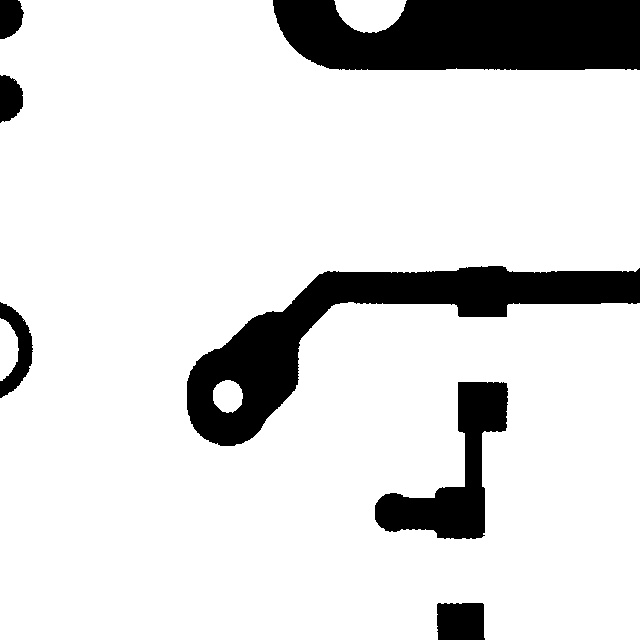
#> input picture datasets/reference/golden.png, 640 x 640 px, found by its file name
$ python analyzer.py
#> lines starting #> are read from the running program, lines starting #| are printed output that depends on the picture; after the words box and inside, x2 and y2 are one past the last pixel; in counts of white or black regions, pixels touching at a corner belong together

import cv2
import json
import csv
import os
import math
import argparse

# ============================================================
# CEIA - Counterfactual Electrical Impact Analysis
# Version 0.2
#
# Reference-guided regional copper discrepancy analysis and
# simplified electrical impact estimation.
#
# IMPORTANT:
# This is a software prototype, not a PCB field solver.
# Regional copper ratio is NOT actual trace cross-section.
# Electrical estimates are NOT experimentally validated.
# ============================================================


# ------------------------- CONFIGURATION -------------------------

COPPER_RESISTIVITY = 1.68e-8  # Ohm-meter, approximate at 20 C

DEFAULT_CURRENT = 1.0
DEFAULT_TRACE_WIDTH_MM = 0.50
DEFAULT_COPPER_THICKNESS_UM = 35.0
DEFAULT_TRACE_LENGTH_MM = 50.0

ROI_PADDING = 8
MIN_AREA_RATIO = 0.01
SEGMENTATION_THRESHOLD = 127

SUPPORTED_DEFECT_CLASSES = {
    "open",
    "short",
    "mousebite",
    "spur",
    "pin-hole",
    "copper"
}


# ------------------------- UTILITIES ---------------------------

def load_image(path):
    image = cv2.imread(path, cv2.IMREAD_GRAYSCALE)

    if image is None:
        raise FileNotFoundError(
            f"Could not load image: {path}"
        )

    return image


def load_json(path):
    with open(path, "r") as file:
        return json.load(file)


# [93 lines left out: functions extract_detections, extract_bbox, get_class_name, get_confidence, not called in this run]


def copper_mask(image):
    """
    Assumption:
    Copper is darker than the background.

    Dark pixels become white foreground pixels.
    """

    _, mask = cv2.threshold(
        image,
        SEGMENTATION_THRESHOLD,
        255,
        cv2.THRESH_BINARY_INV
    )

    return mask


# [59 lines left out: functions clamp_bbox, safe_percentage_change, not called in this run]


def validate_parameters(
    current,
    trace_width_mm,
    trace_length_mm,
    copper_thickness_um
):

    values = {
        "current": current,
        "trace_width_mm": trace_width_mm,
        "trace_length_mm": trace_length_mm,
        "copper_thickness_um": copper_thickness_um
    }

    for name, value in values.items():

        if not math.isfinite(value):
            raise ValueError(
                f"{name} must be finite."
            )

    if current <= 0:
        raise ValueError(
            "Current must be greater than zero."
        )

    if trace_width_mm <= 0:
        raise ValueError(
            "Trace width must be greater than zero."
        )

    if trace_length_mm <= 0:
        raise ValueError(
            "Trace length must be greater than zero."
        )

    if copper_thickness_um <= 0:
        raise ValueError(
            "Copper thickness must be greater than zero."
        )


# ------------------------- ELECTRICAL MODEL ---------------------

# [361 lines left out: functions calculate_electrical_parameters, create_unquantified_electrical_result, classify_electrical_impact, generate_recommendation, not called in this run]


# ------------------------- MAIN CEIA ---------------------------

def run_ceia(
    reference_path,
    test_path,
    detections_path,
    output_dir,
    current,
    trace_width_mm,
    trace_length_mm,
    copper_thickness_um
):

    # --------------------------------------------------------
    # VALIDATION
    # --------------------------------------------------------

    validate_parameters(
        current,
        trace_width_mm,
        trace_length_mm,
        copper_thickness_um
    )

    os.makedirs(
        output_dir,
        exist_ok=True
    )

    reference = load_image(reference_path)
    test = load_image(test_path)

    if reference.shape != test.shape:

        raise ValueError(
            "Reference and test images must have matching "
            "dimensions. Align them before CEIA."
        )

    reference_mask = copper_mask(reference)
    test_mask = copper_mask(test)

    yolo_data = load_json(detections_path)
    detections = extract_detections(yolo_data)

    results = []

    visual = cv2.cvtColor(
        test,
        cv2.COLOR_GRAY2BGR
    )

    print("\n" + "=" * 65)
    print("CEIA - COUNTERFACTUAL ELECTRICAL IMPACT ANALYSIS")
    print("=" * 65)

    print(f"Detections: {len(detections)}")
    print(f"Current: {current} A")
    print(f"Nominal trace width: {trace_width_mm} mm")
    print(f"Trace length: {trace_length_mm} mm")
    print(f"Copper thickness: {copper_thickness_um} um")

    # --------------------------------------------------------
    # DETECTION PROCESSING
    # --------------------------------------------------------

    for index, detection in enumerate(
        detections,
        start=1
    ):

        defect_class = get_class_name(detection)
        confidence = get_confidence(detection)
        bbox = extract_bbox(detection)

        x1, y1, x2, y2 = clamp_bbox(
            bbox,
            reference.shape
        )

        reference_roi = reference_mask[y1:y2, x1:x2]
        test_roi = test_mask[y1:y2, x1:x2]

        reference_copper_pixels = int(
            cv2.countNonZero(reference_roi)
        )

        test_copper_pixels = int(
            cv2.countNonZero(test_roi)
        )

        roi_pixels = int(
            reference_roi.size
        )

        # ----------------------------------------------------
        # REGIONAL COPPER CHANGE PROXY
        # ----------------------------------------------------

        if reference_copper_pixels > 0:

            copper_ratio = (
                test_copper_pixels
                / reference_copper_pixels
            )

            copper_loss_percent = max(
                0.0,
                (1.0 - copper_ratio) * 100.0
            )

            copper_gain_percent = max(
                0.0,
                (copper_ratio - 1.0) * 100.0
            )

        else:

            copper_ratio = None
            copper_loss_percent = None
            copper_gain_percent = None

        # ----------------------------------------------------
        # ELECTRICAL ANALYSIS
        # ----------------------------------------------------

        resistance_change = None

        if defect_class == "open":

            electrical = create_unquantified_electrical_result(
                "Possible conductive path interruption. "
                "Continuity and actual resistance cannot be "
                "determined from the image ROI."
            )

        elif defect_class == "short":

            electrical = create_unquantified_electrical_result(
                "Possible unintended conductive bridge. "
                "Bridge resistance and actual circuit topology "
                "cannot be determined from the image ROI."
            )

        elif copper_ratio is None:

            electrical = create_unquantified_electrical_result(
                "Reference copper was not detected in this ROI. "
                "Regional copper ratio cannot be calculated."
            )

        else:

            electrical = calculate_electrical_parameters(
                current=current,
                trace_length_mm=trace_length_mm,
                trace_width_mm=trace_width_mm,
                copper_thickness_um=copper_thickness_um,
                copper_ratio=copper_ratio
            )

            resistance_change = (
                electrical["change"]["resistance_percent"]
            )

        # ----------------------------------------------------
        # IMPACT
        # ----------------------------------------------------

        impact = classify_electrical_impact(
            defect_class=defect_class,
            copper_loss_percent=copper_loss_percent,
            copper_gain_percent=copper_gain_percent,
            resistance_change_percent=resistance_change
        )

        recommendation = generate_recommendation(
            defect_class=defect_class,
            copper_loss_percent=copper_loss_percent,
            copper_gain_percent=copper_gain_percent,
            impact=impact
        )

        # ----------------------------------------------------
        # RESULT OBJECT
        # ----------------------------------------------------

        result = {

            "defect_id": index,

            "class": defect_class,

            "confidence": confidence,

            "bbox": [x1, y1, x2, y2],

            "geometry": {

                "roi_pixels": roi_pixels,

                "reference_copper_pixels":
                    reference_copper_pixels,

                "test_copper_pixels":
                    test_copper_pixels,

                "copper_ratio":
                    copper_ratio,

                "copper_loss_percent":
                    copper_loss_percent,

                "copper_gain_percent":
                    copper_gain_percent
            },

            "electrical": electrical,

            "impact": impact,

            "recommendation": recommendation,

            "model_note": (
                "Regional copper ratio is an image-derived "
                "geometry proxy, not an actual trace cross-section. "
                "Electrical estimates use a simplified uniform-trace "
                "model and are not experimentally validated."
            )
        }

        results.append(result)

        # ----------------------------------------------------
        # VISUALIZATION
        # ----------------------------------------------------

        if defect_class in ("open", "short"):
            color = (0, 0, 255)       # Red

        elif impact.startswith("HIGH"):
            color = (0, 0, 255)

        elif impact.startswith("MODERATE"):
            color = (0, 165, 255)      # Orange

        elif impact.startswith("LOW"):
            color = (0, 255, 0)        # Green

        else:
            color = (255, 0, 255)       # Magenta

        cv2.rectangle(
            visual,
            (x1, y1),
            (x2, y2),
            color,
            2
        )

        label = f"{index}:{defect_class}"

        cv2.putText(
            visual,
            label,
            (x1, max(15, y1 - 5)),
            cv2.FONT_HERSHEY_SIMPLEX,
            0.45,
            color,
            1,
            cv2.LINE_AA
        )

        # ----------------------------------------------------
        # TERMINAL OUTPUT
        # ----------------------------------------------------

        print(
            f"\nDefect #{index}: {defect_class.upper()}"
        )

        print(
            f"YOLO confidence: {confidence:.4f}"
        )

        if copper_loss_percent is not None:

            print(
                f"Regional copper loss proxy: "
                f"{copper_loss_percent:.2f}%"
            )

        else:

            print(
                "Regional copper loss proxy: UNQUANTIFIED"
            )

        if copper_gain_percent is not None:

            print(
                f"Regional copper gain proxy: "
                f"{copper_gain_percent:.2f}%"
            )

        if electrical["analysis_status"] == "ESTIMATED":

            print(
                "Healthy resistance:",
                f"{electrical['healthy']['resistance_ohm']:.8f} Ohm"
            )

            print(
                "Estimated defective resistance:",
                f"{electrical['defective']['resistance_ohm']:.8f} Ohm"
            )

            print(
                "Resistance change:",
                f"{resistance_change:.2f}%"
                if resistance_change is not None
                else "UNQUANTIFIED"
            )

            print(
                "Healthy current density:",
                f"{electrical['healthy']['current_density_A_per_m2']:.4f} A/m2"
            )

            print(
                "Estimated defective current density:",
                f"{electrical['defective']['current_density_A_per_m2']:.4f} A/m2"
            )

            print(
                "Healthy power loss:",
                f"{electrical['healthy']['power_loss_W']:.8f} W"
            )

            print(
                "Estimated defective power loss:",
                f"{electrical['defective']['power_loss_W']:.8f} W"
            )

        else:

            print(
                "Electrical analysis:",
                electrical["analysis_status"]
            )

            print(
                "Reason:",
                electrical["analysis_reason"]
            )

        print("Impact:", impact)

        print("Recommendation:", recommendation)

    # --------------------------------------------------------
    # SUMMARY
    # --------------------------------------------------------

    impact_counts = {}

    for result in results:

        category = result["impact"]

        impact_counts[category] = (
            impact_counts.get(category, 0) + 1
        )

    summary = {

        "module": "CEIA",

        "version": "0.2",

        "description": (
            "Counterfactual Electrical Impact Analysis"
        ),

        "total_defects": len(results),

        "impact_distribution": impact_counts,

        "parameters": {

            "current_A": current,

            "nominal_trace_width_mm":
                trace_width_mm,

            "trace_length_mm":
                trace_length_mm,

            "copper_thickness_um":
                copper_thickness_um,

            "copper_resistivity_ohm_m":
                COPPER_RESISTIVITY,

            "roi_padding_pixels":
                ROI_PADDING,

            "segmentation_threshold":
                SEGMENTATION_THRESHOLD
        },

        "assumptions": [

            "Reference and test PCB images are aligned.",

            "Dark pixels are treated as copper.",

            "The segmentation threshold is fixed at 127.",

            "Regional copper ratio is a geometry proxy.",

            "Regional copper ratio is not actual trace cross-sectional area.",

            "Nominal trace width and copper thickness are assumed.",

            "Electrical estimation uses a uniform equivalent trace.",

            "Current is assumed constant for the simplified model.",

            "Open and short defects are not assigned fabricated resistance values.",

            "Copper gain is not assumed to increase intended trace cross-section.",

            "The model does not solve actual 2D current distribution.",

            "The model does not calculate actual temperature rise.",

            "The model does not establish circuit connectivity.",

            "Electrical estimates are not experimentally validated.",

            "Impact categories are prototype heuristics, not IPC standards."
        ],

        "results": results
    }

    # --------------------------------------------------------
    # JSON REPORT
    # --------------------------------------------------------

    report_path = os.path.join(
        output_dir,
        "ceia_report.json"
    )

    with open(report_path, "w") as file:

        json.dump(
            summary,
            file,
            indent=4,
            allow_nan=False
        )

    # --------------------------------------------------------
    # CSV REPORT
    # --------------------------------------------------------

    csv_path = os.path.join(
        output_dir,
        "ceia_report.csv"
    )

    with open(
        csv_path,
        "w",
        newline=""
    ) as file:

        writer = csv.writer(file)

        writer.writerow([

            "Defect ID",

            "Class",

            "Confidence",

            "Copper Loss Proxy %",

            "Copper Gain Proxy %",

            "Electrical Status",

            "Healthy Resistance Ohm",

            "Defective Resistance Ohm",

            "Resistance Change %",

            "Healthy Current Density A/m2",

            "Defective Current Density A/m2",

            "Healthy Power W",

            "Defective Power W",

            "Impact",

            "Recommendation"
        ])

        for result in results:

            geometry = result["geometry"]
            electrical = result["electrical"]

            writer.writerow([

                result["defect_id"],

                result["class"],

                result["confidence"],

                geometry["copper_loss_percent"],

                geometry["copper_gain_percent"],

                electrical["analysis_status"],

                electrical["healthy"]["resistance_ohm"],

                electrical["defective"]["resistance_ohm"],

                electrical["change"]["resistance_percent"],

                electrical["healthy"]["current_density_A_per_m2"],

                electrical["defective"]["current_density_A_per_m2"],

                electrical["healthy"]["power_loss_W"],

                electrical["defective"]["power_loss_W"],

                result["impact"],

                result["recommendation"]
            ])

    # --------------------------------------------------------
    # VISUAL OUTPUT
    # --------------------------------------------------------

    visual_path = os.path.join(
        output_dir,
        "ceia_annotated.jpg"
    )

    success = cv2.imwrite(
        visual_path,
        visual
    )

    if not success:

        raise IOError(
            f"Failed to save annotated image: {visual_path}"
        )

    # --------------------------------------------------------
    # FINAL STATUS
    # --------------------------------------------------------

    print("\n" + "=" * 65)
    print("CEIA ANALYSIS COMPLETE")
    print("=" * 65)

    print("Total defects:", len(results))

    print("Impact distribution:", impact_counts)

    print("JSON:", report_path)

    print("CSV:", csv_path)

    print("Visual:", visual_path)


# ------------------------- CLI -------------------------------

def main():

    parser = argparse.ArgumentParser(
        description=(
            "CEIA Counterfactual Electrical Impact Analysis"
        )
    )

    parser.add_argument(
        "--reference",
        default="datasets/reference/golden.png"
    )

    parser.add_argument(
        "--test",
        default="datasets/test/test.png"
    )

    parser.add_argument(
        "--detections",
        default="outputs/ceri_ceia/yolo_test/detections.json"
    )

    parser.add_argument(
        "--output-dir",
        default="outputs/ceri_ceia/ceia"
    )

    parser.add_argument(
        "--current",
        type=float,
        default=DEFAULT_CURRENT
    )

    parser.add_argument(
        "--trace-width-mm",
        type=float,
        default=DEFAULT_TRACE_WIDTH_MM
    )

    parser.add_argument(
        "--trace-length-mm",
        type=float,
        default=DEFAULT_TRACE_LENGTH_MM
    )

    parser.add_argument(
        "--copper-thickness-um",
        type=float,
        default=DEFAULT_COPPER_THICKNESS_UM
    )

    args = parser.parse_args()

    run_ceia(
        reference_path=args.reference,
        test_path=args.test,
        detections_path=args.detections,
        output_dir=args.output_dir,
        current=args.current,
        trace_width_mm=args.trace_width_mm,
        trace_length_mm=args.trace_length_mm,
        copper_thickness_um=args.copper_thickness_um
    )
#> in load_image, image is the input picture: shape (640, 640); min 0, max 255, mean 219.2
#> call 2 of load_image, with path = 'datasets/test/test.png'
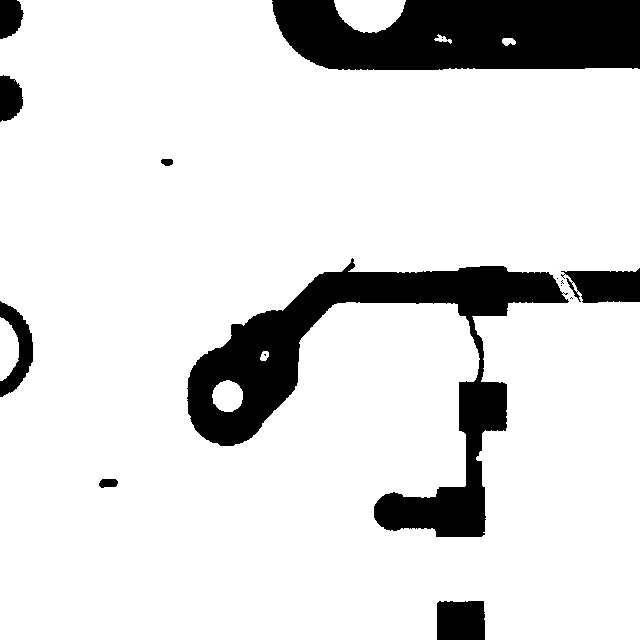
#> input picture datasets/test/test.png, 640 x 640 px, found by its file name
#> in load_image, image is the input picture: shape (640, 640); min 0, max 255, mean 219.5
#> in copper_mask, `_, mask = cv2.threshold( image, SEGMENTATION_THRESHOLD, 255, cv2.THRES..`:
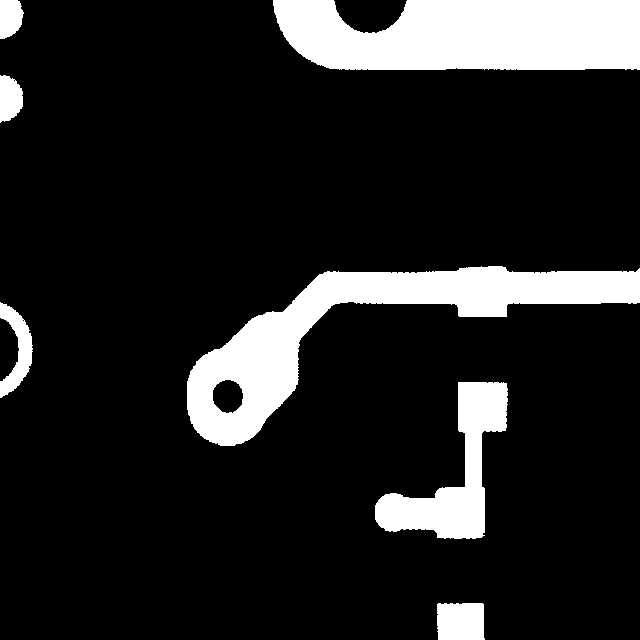
#> mask: shape (640, 640); 14% white; 7 white regions, largest, box (x1, y1, x2, y2) and area: (273, 0, 640, 70) 22648, (187, 266, 640, 446) 22222, (375, 382, 508, 539) 7858
#> in copper_mask (call 2), `_, mask = cv2.threshold( image, SEGMENTATION_THRESHOLD, 255, cv2.THRES..`:
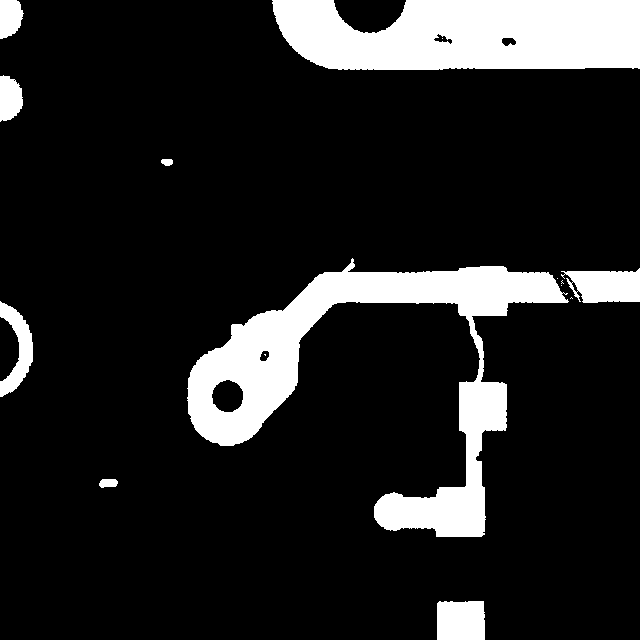
#> mask: shape (640, 640); 13.9% white; 15 white regions (6 under 20 px), largest, box (x1, y1, x2, y2) and area: (187, 258, 569, 537) 27489, (272, 0, 640, 70) 22403, (561, 268, 640, 303) 2091


if __name__ == "__main__":
#> (the run stopped early here; a loop or call above may not have finished)
